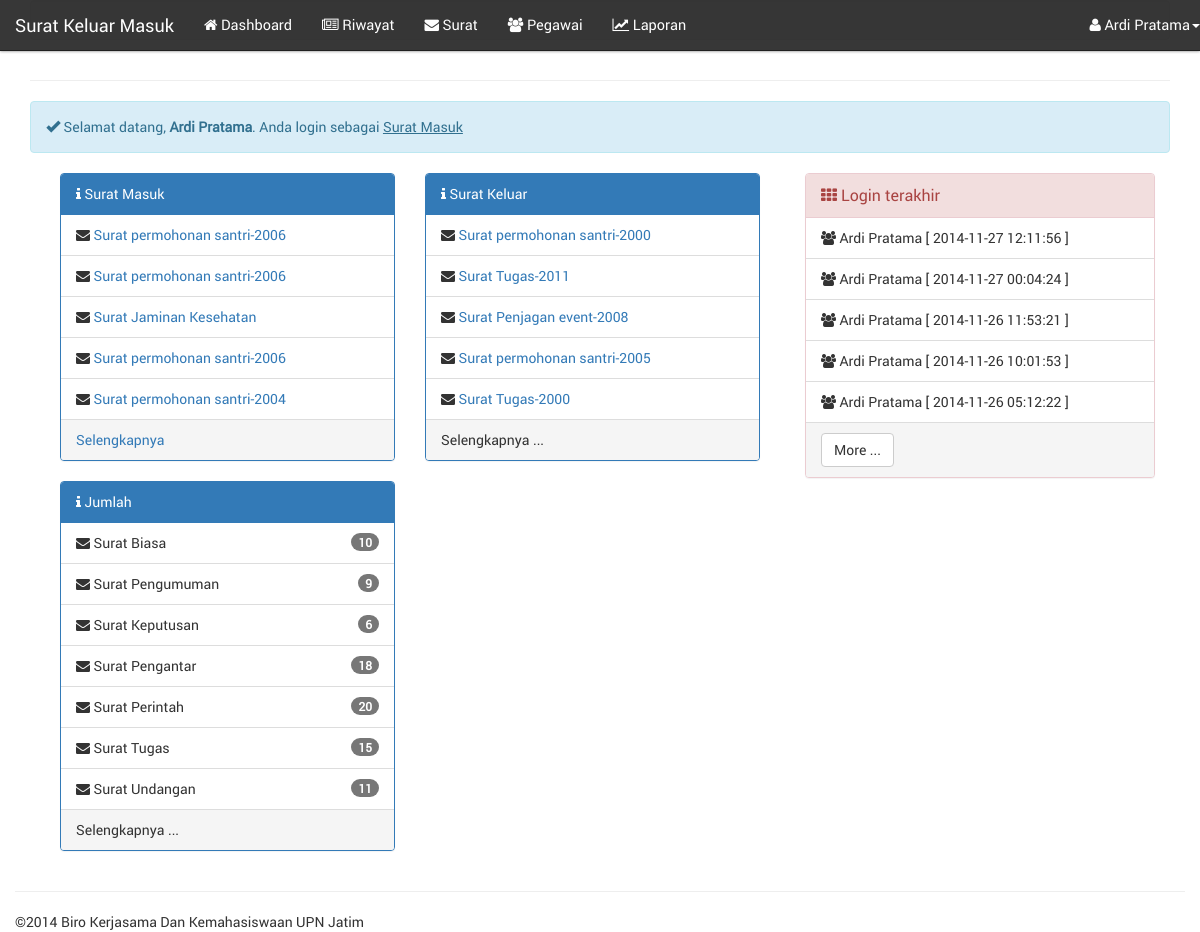
The app's page /?page=dashboard (signed in) with its own data.
### tables this page shows
CREATE TABLE `users` (
  `idusers` varchar(30) NOT NULL DEFAULT '',
  `password` varchar(255) DEFAULT NULL,
  `idbagian` varchar(255) DEFAULT NULL,
  PRIMARY KEY (`idusers`)
);

CREATE TABLE `pegawai` (
  `idpegawai` varchar(30) NOT NULL,
  `nama` varchar(45) DEFAULT NULL,
  `alamat` varchar(45) DEFAULT NULL,
  `kota` varchar(255) DEFAULT NULL,
  `tanggal_lahir` varchar(255) DEFAULT NULL,
  `telepon` varchar(255) DEFAULT NULL,
  `ponsel` varchar(45) DEFAULT NULL,
  `foto` varchar(255) NOT NULL DEFAULT 'nophoto.jpg',
  `delete` varchar(1) NOT NULL DEFAULT '0',
  `created_at` timestamp NULL DEFAULT CURRENT_TIMESTAMP,
  PRIMARY KEY (`idpegawai`)
);

CREATE TABLE `bagian` (
  `idbagian` int(11) NOT NULL AUTO_INCREMENT,
  `keterangan` varchar(255) DEFAULT NULL,
  `deleted` varchar(255) NOT NULL DEFAULT '0',
  PRIMARY KEY (`idbagian`)
);

CREATE TABLE `surat` (
  `idsurat` varchar(30) NOT NULL DEFAULT '' COMMENT 'NO SURAT',
  `jenis_surat` varchar(10) DEFAULT NULL COMMENT 'Masuk / Keluar',
  `tanggal_surat` date DEFAULT NULL COMMENT 'Tanggal yang tertera pada surat',
  `idkategori` varchar(255) DEFAULT NULL,
  `perihal` text,
  `tujuan` varchar(255) DEFAULT NULL COMMENT 'Sebagai catatan tambahan untuk memperjelas surat',
  `asal_surat` varchar(45) DEFAULT NULL COMMENT 'asal surat, bisa dari instansi internal atau eksternal',
  `disposisi` varchar(255) DEFAULT NULL COMMENT 'Disposisi surat',
  `kata_kunci` varchar(255) DEFAULT NULL COMMENT 'Kata kunci yang berhubungan dengan surat',
  `delete` varchar(1) DEFAULT '0' COMMENT 'DELETE = status data terdelet, 1 adalah file delete, 2 tidak delete',
  `posting` varchar(255) DEFAULT NULL COMMENT 'Di posting oleh idusers',
  `public` varchar(1) DEFAULT '0' COMMENT 'status, 1=publikasi, 0=private',
  `lampiran` varchar(255) DEFAULT 'no_lampiran.jpeg' COMMENT 'Lampiran berupa gambar, gambar surat',
  `created_at` timestamp NOT NULL DEFAULT CURRENT_TIMESTAMP COMMENT 'tanggal surat di insert/ update oleh sistem',
  PRIMARY KEY (`idsurat`)
);

CREATE TABLE `logs` (
  `Id` int(11) NOT NULL AUTO_INCREMENT,
  `idusers` varchar(255) DEFAULT NULL,
  `time` timestamp NOT NULL DEFAULT CURRENT_TIMESTAMP ON UPDATE CURRENT_TIMESTAMP,
  PRIMARY KEY (`Id`)
);

### models.php (called while the page is built, shortened)
<?php
function get_surat_count(){
    $query=mysql_query("select b.keterangan_kategori as kategori ,count(*) as jumlah from surat a , kategori b where a.idkategori=b.idkategori group by a.idkategori");
    return $query;
}
function get_login($tampil){
    $aktif=$_SESSION['idusers'];
    $query=mysql_query("select * from users a, pegawai b, bagian c where a.idusers=b.idpegawai and a.idusers='$aktif' and a.idbagian=c.idbagian");
    $data=mysql_fetch_array($query);
    return $data[$tampil];
}
function get_surat_row($jenis='masuk',$limit='5'){
    $query=mysql_query("select * from surat where jenis_surat='$jenis' order by created_at limit $limit");
    return $query;
}
function get_last_login(){
    $query=mysql_query("select * from `logs` a, users b ,pegawai c,bagian d where a.idusers=b.idusers and b.idusers=c.idpegawai and b.idbagian=d.idbagian order by time DESC limit 5");
    return $query;
}
?>

### module/dashboard.php (the view)
<div class="row clearfix">
    <div class="col-lg-12">
        <div class="alert alert-info">
           <i class="glyphicon glyphicon-ok"></i> Selamat datang, <strong><?= get_login('nama') ?></strong>. Anda login sebagai <ins><?= get_login('keterangan') ?></ins>
        </div>
    </div>
    <div class="col-lg-12">
        <div class="col-md-8">
            <div class="col-md-6">
            <div class="panel panel-primary">
            <div class="panel-heading">
                <i class="fa fa-info"></i> Surat Masuk
            </div>
                <ul class="list-group">
                <?php $data=get_surat_row('masuk','5');while($value=mysql_fetch_array($data)){?>
                    <li class="list-group-item"><i class="fa fa-envelope"></i> <a href="./?page=surat/detail&id=<?php echo $value['idsurat'] ?>"><?php echo $value['perihal'] ?></a> </li>
                <?php } ?>
                </ul>
            <div class="panel-footer">
                <a href="./?page=surat/index">Selengkapnya</a>
            </div>
        </div>
    </div>
    <div class="col-md-6">
        <div class="panel panel-primary">
            <div class="panel-heading">
                <i class="fa fa-info"></i> Surat Keluar
            </div>
                <ul class="list-group">
                    <?php $data=get_surat_row('keluar','5');while($value=mysql_fetch_array($data)){?>
                    <li class="list-group-item"><i class="fa fa-envelope"></i> <a href="./?page=surat/detail&id=<?php echo $value['idsurat'] ?>"><?php echo $value['perihal'] ?></a> </li>
                    <?php } ?>
                </ul>
            <div class="panel-footer">
                Selengkapnya ...
            </div>
        </div>
    </div>
    <div class="col-md-6">
        <div class="panel panel-primary">
            <div class="panel-heading">
                <i class="fa fa-info"></i> Jumlah
            </div>
                <ul class="list-group">
                    <?php $data=get_surat_count();while($value=mysql_fetch_array($data)){?>
                    <li class="list-group-item"><i class="fa fa-envelope"></i> <?php echo $value['kategori'] ?> <span class="badge"><?php echo $value['jumlah'] ?></span></li>
                    <?php } ?>
                </ul>
            <div class="panel-footer">
                Selengkapnya ...
            </div>
        </div>
    </div>
        </div>
        <div class="col-md-4">
            <div class="panel panel-danger">
                <div class="panel-heading">
                    <div class="panel-title"><i class="fa fa-th"></i> Login terakhir</div>
                </div>
                    <ul class="list-group">
                        <?php $data=get_last_login();while($logs=mysql_fetch_array($data)){?>
                        <li class="list-group-item"><i class="fa fa-users"></i> <?php echo $logs['nama'] ?> [ <?php echo $logs['time']?> ]</li>
                        <?php } ?>
                    </ul>
                <div class="panel-footer">
                    <button class="btn btn-default">More ...</button>
                </div>
            </div>
        </div>
    </div>
    <div class="clearfix"></div>

### header.php (shortened to what this page needs)
<!DOCTYPE html>
<html lang="en">
<head>
	<link href="css/bootstrap.css" rel="stylesheet"/>
	<link href="css/style.css" rel="stylesheet"/>
    <link href="fonts/stylesheet.css" rel="stylesheet"/>
    <link href="css/font-awesome.min.css" rel="stylesheet" />
    <link href="css/jquery.dataTables.min.css" rel="stylesheet" />
</head>
<body>
<div class="container">
<div class="row clearfix">
		<div class="col-md-12 column">
			<nav class="navbar navbar-inverse navbar-fixed-top" role="navigation">
				<div class="navbar-header">
					 <div class="navbar-brand"><?php echo nama_aplikasi ?></div>
				</div>
				<div class="collapse navbar-collapse" id="bs-example-navbar-collapse-1">
					<ul class="nav navbar-nav">
                        <?php if(isset($_SESSION['login']) && $_SESSION['login']==true){?>
		                <li><a href="./?page=dashboard"><i class="fa fa-home"></i> Dashboard</a></li>
                        <li><a href="./?page=surat/riwayat"><i class="fa fa-newspaper-o"></i> Riwayat</a></li>
                        <li><a href="./?page=surat/index"><i class="fa fa-envelope"></i> Surat</a></li>
                        <li><a href="./?page=pegawai/index"><i class="fa fa-users"></i> Pegawai</a></li>
                        <li><a href="./?page=laporan/index"><i class="fa fa-line-chart"></i> Laporan</a></li>
					    <?php } ?>
                    </ul>
					<?php if(isset($_SESSION['login']) && $_SESSION['login']==true){?>
		                  <ul class="nav navbar-nav navbar-right">
    						<li class="dropdown">
    							 <a href="#" class="dropdown-toggle" data-toggle="dropdown"><i class="fa fa-user"></i> <?php echo get_login('nama') ?><strong class="caret"></strong></a>
    						</li>
    					</ul>
					<?php } ?>
				</div>
			</nav>
		</div>
	</div>

### records on screen
users: pegawai.nama "Ardi Pratama", idbagian.keterangan "Surat Masuk"
surat: perihal "Surat permohonan santri-2006"
surat: perihal "Surat permohonan santri-2006"
surat: perihal "Surat Jaminan Kesehatan"
surat: perihal "Surat permohonan santri-2006"
surat: perihal "Surat permohonan santri-2004"
surat: perihal "Surat permohonan santri-2000"
surat: perihal "Surat Tugas-2011"
surat: perihal "Surat Penjagan event-2008"
surat: perihal "Surat permohonan santri-2005"
surat: perihal "Surat Tugas-2000"
logs: pegawai.nama "Ardi Pratama", time "2014-11-27 12:11:56"
logs: pegawai.nama "Ardi Pratama", time "2014-11-27 00:04:24"
logs: pegawai.nama "Ardi Pratama", time "2014-11-26 11:53:21"
logs: pegawai.nama "Ardi Pratama", time "2014-11-26 10:01:53"
logs: pegawai.nama "Ardi Pratama", time "2014-11-26 05:12:22"

### other values on screen
nama_aplikasi "Surat Keluar Masuk"
$value['kategori'] "Surat Biasa"
$value['jumlah'] "10"
$value['kategori'] "Surat Pengumuman"
$value['jumlah'] "9"
$value['kategori'] "Surat Keputusan"
$value['jumlah'] "6"
$value['kategori'] "Surat Pengantar"
$value['jumlah'] "18"
$value['kategori'] "Surat Perintah"
$value['jumlah'] "20"
$value['kategori'] "Surat Tugas"
$value['jumlah'] "15"
$value['kategori'] "Surat Undangan"
$value['jumlah'] "11"
